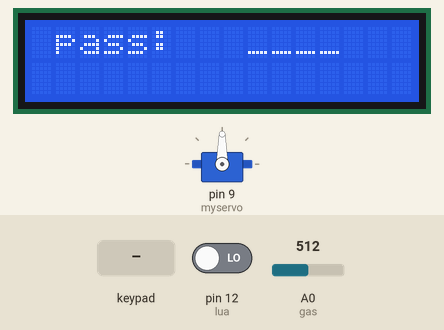
Simulated run of this sketch. Board: Arduino Uno, built with avr-gcc and run on an emulated ATmega328P. Parts: 16×2 character LCD, servo. The inputs (shaded band) are chosen by the test bench; at power-on: pin 12 (lua) LOW, A0 (gas) = 512. The modem accepts every AT command (registered, SIM ready, sends succeed) and sends nothing else; what the sketch prints to the serial monitor is not drawn.

Above: at 6.3 s.
6.4 s: keypad keys 1 2 3 4 pressed 0.4 s apart
At 8.4 s:
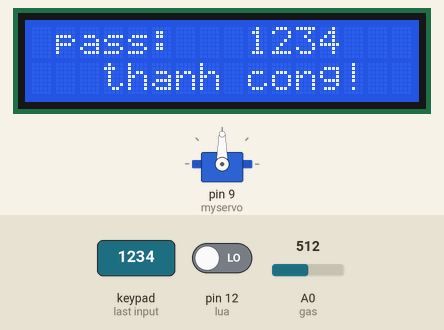
At 9.8 s:
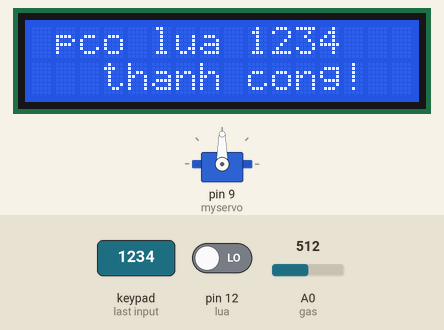
Timing chart, 0 to 31.2 s (numbered marks = the images above; inputs shaded):
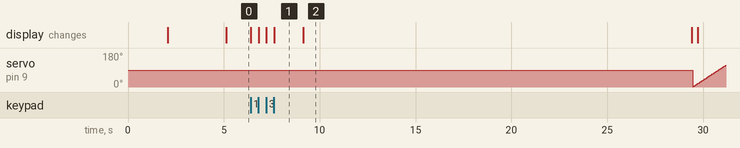

The sketch:

Sim800l.ino
```cpp
#include <SoftwareSerial.h>
SoftwareSerial SI800L(10, 11);//Rx-11, Tx-10
int gas = A0;
String number1 = "0819990184";// nhap sdt vào đây
int value = 0;
int lua =12;
int nt = 1; //Cho nhắn cảnh báo 1 nhắn tin 1 lần

//Servo
#include <Servo.h>
Servo myservo;
int pos = 0;

//gas
int phantram;
#include <Wire.h>
#include <LiquidCrystal_I2C.h>
LiquidCrystal_I2C lcd(0X27,16,2); //SCL A5 SDA A4


// //Điều khiển
char incomingByte;
String inputString;

//Ma trận phím 3x4
char password[5];
char open[]="1234";
int i = 0;
int on = 0;
int dem =0;
int demsolannhap = 0;

#include "Keypad.h"
const byte ROWS = 4; // số hàng bàn phím
const byte COLS = 3; // số cột bàn phím
char keys[ROWS][COLS] = {
{'1','2','3'},
{'4','5','6'},
{'7','8','9'},
{'*','0','#'}
};
byte rowPins[ROWS] = {8, 7, 6, 5}; // thứ tự các chân "hàng" được nối vào arduino R1 = D8, R2 = D7, R3 = D6, R4 = D5
byte colPins[COLS] = {4, 3, 2}; // thứ tự các chân "cột" được nối vào arduino C1 = D4, C2 = D3, C3 = D2
Keypad keypad = Keypad(makeKeymap(keys), rowPins, colPins, ROWS, COLS);

void setup()
{

Serial.begin(9600);
SI800L.begin(9600);//19200
delay(2000);

//LCD
 lcd.init();
 lcd.backlight();

pinMode(lua, INPUT);
pinMode(gas, INPUT);

      SI800L.print("AT+CLIP=1\r"); // test
      delay(1000);
      SI800L.println("AT");

//Servo
myservo.attach(9);

//Điều khiển
SI800L.println("AT+CMGF=1");  //Lệnh đưa SMS về chế độ Text
delay(1000);
SI800L.println("AT+CNMI=1,2,0,0,0");  // Chỉ định cách xử lý tin nhắn SMS mới đến
delay(1000);

}

//Điều khiển mở cửa
void conServo(){
for(pos = 0; pos < 180; pos += 1){
        myservo.write(pos);
        delay(15);
    }

}

//Điều khiển khóa cửa
void conServoClose(){
for(pos = 180; pos > 0; pos --){
        myservo.write(pos);
        delay(15);
    }

}

//Hàm ma kiểm tra mật khẩu
void pass()
{
while(demsolannhap < 3 ){

 char key = keypad.getKey();

  lcd .setCursor(1,0);
  lcd.print("pass: ");
  lcd.setCursor(9, 0);
  lcd.print(password);

  //Nếu nhận tín hiệu từ bàn phím thì thực hiện
  if(key)
  {
    lcd.setCursor(9, 0);
    password[i] = key;
    i++;
    on++;
    lcd.print(password);
  }
  //Nếu đã nhập đủ 4 ký tự thì so sánh
  if(on == 4)
  {
    if(!strcmp(password, open))
    {
      lcd.setCursor(3,1);
      lcd.print("thanh cong!");
      delay(1500);
      demsolannhap = 3;
    }
    if(strcmp(password, open))
    {
      lcd.setCursor(3,1);
      lcd.print("nhap lai");
      delay(1500);
      on = 0;
      i=0;
      demsolannhap ++;
      lcd.clear();
      char password1 = new char[5];
      password[0]= '_';
      password[1]= '_';
      password[2]= '_';
      password[3]= '_';
      if(demsolannhap == 3)
      {
        call();
        for (int i = 1;i<=15;i = i + 1)
        {  //đếm 25s, trong khi 25s này nó vừa đủ gọi, hết 25s nó sẽ thực hiện bước tt là cúp máy
          Serial.println(i);
          delay(1000);
        }
        SI800L.println("ATH");  // thực hiện lệnh cúp máy
        Serial.println("cup may chuyen sang gui tin nhan");
        message("Nhap ma pin sai!");
        delay(2000);
        Serial.println("da gui tin nhan");
      }
    }

  }
  }
}

//Hàm gọi điện

void call()
{
  //cú pháp gọi: ATD 0819990184 ;\r\n
  SI800L.print (F("ATD"));
  SI800L.print (number1);
  SI800L.print (F(";\r\n"));

}

//Hàm gửi tin nhắn
void message(String m)
{
    // cách gửi tin nhắn B1: AT+CMGF=1   >>> OK
    /////////////////////B2: AT+CMGS="0819990184"  >>> TRA VE >   >>> NHAP TIN NHAN >>> CTRL + Z de gui

  SI800L.println("AT+CMGS=\"" + number1 + "\"\r");
  delay(1000);
  String SMS = m;
  SI800L.println(SMS);
  delay(100);
  SI800L.println((char)26);// ASCII code of CTRL+Z
  delay(1000);

  }

////////////////////////////////////////////////////////
////////////////////////////////////////////////////////

void loop()
{
  //ma trận 3x4, mã pin
  password[0]= '_';
  password[1]= '_';
  password[2]= '_';
  password[3]= '_';

  pass();

//cảm biến lửa-> nếu đầu vào digital bằng 1 thì thực thi

  Serial.read();
  if((digitalRead(lua))==0)
    {
      Serial.println("Dang goi");
      lcd.setCursor(2, 0);
      lcd.print("co lua");
      lcd.setCursor(0, 1);
      delay(100);
      call();
      for (int i = 1;i<=15;i = i + 1)
      {  //đếm 15s, trong khi 15s này nó vừa đủ gọi, hết 15s nó sẽ thực hiện bước tt là cúp máy
        Serial.println(i);
        delay(1000);
      }

      SI800L.println("ATH");  // thực hiện lệnh cúp máy
      Serial.println("cup may chuyen sang gui tin nhan");
      message("co lua");
      delay(2000);
      Serial.println("da gui tin nhan");
   }


int dk = 1;
while(dk == 1){
//Điều khiển Servo
  if(SI800L.available()){
      inputString = "";

      // Serial Buffer
      while(SI800L.available()){
        incomingByte = SI800L.read();
        inputString += incomingByte;
        }

      delay(10);

      Serial.println(inputString);
      inputString.toUpperCase(); // Uppercase the Received Message

      if (inputString.indexOf("MOCUA") > -1){
          conServo();
          }else if (inputString.indexOf("KHOACUA") > -1){
          conServoClose();
          }


        delay(1000);

        inputString = "";
  }
  dk=0;
}
//Cảm biến gas
  value = analogRead(gas);

  //Đo nồng độ và chuyển về phân trăm
  float nongdo = analogRead(A0);

  // Serial.println(nongdo);
  phantram = map(nongdo,0,1023,0,100);


    lcd.setCursor(2, 0);
    lcd.print("An toan");
    lcd.setCursor(3,1);
    lcd.print(phantram);
    lcd.setCursor(5,1);
    lcd.print("% ");
    delay(1);

    if(phantram>30)
    {
      lcd.clear();
      lcd.setCursor(2, 0);
      lcd.print("khong an toan");
      nongdo = analogRead(A0);
      phantram = map(nongdo,0,1023,0,100);
      lcd.setCursor(3,1);
      lcd.print(phantram);
      lcd.setCursor(5,1);
      lcd.print("% ");
      delay(1);

      while(phantram > 30 && dem < 3){
      if(dem<1){
        conServo();
      }

      lcd.clear();
      lcd.setCursor(2, 0);
      lcd.print("khong an toan");
      lcd.setCursor(3,1);
      lcd.print(phantram);
      lcd.setCursor(5,1);
      lcd.print("% ");
      call();
      for (int i = 1;i<=15;i = i + 1)
      {  //đếm 15s, trong khi 15s này nó vừa đủ gọi, hết 15s nó sẽ thực hiện bước tt là cúp máy
        Serial.println(i);
        delay(1000);
      }

      SI800L.println("ATH");  // thực hiện lệnh cúp máy
      if(dem <1){
        Serial.println("cup may chuyen sang gui tin nhan");

         message("Khi gas o muc khong an toan");
      delay(2000);
      Serial.println("da gui tin nhan");
      }


      lcd.clear();

      nongdo = analogRead(A0);
      phantram = map(nongdo,0,1023,0,100);
      dem +=1;

  }
}else if(phantram < 15){
    lcd.clear();
    lcd.setCursor(2, 0);
    lcd.print("An toan");
    lcd.setCursor(3,1);
    lcd.print(phantram);
    lcd.setCursor(5,1);
    lcd.print("% ");
    delay(2000);
  }else if(phantram >= 15 && phantram <30){
    lcd.clear();
    lcd.setCursor(2, 0);
    lcd.print("Canh bao 1!");
    lcd.setCursor(3,1);
    lcd.print(phantram);
    lcd.setCursor(5,1);
    lcd.print("% ");
    delay(2000);
    if(nt==1){
    message("Khi gas o muc canh bao 1!");
    nt = 0;
    }

  }

  lcd.clear();
}
```

Measured:
- after the input at 6.4 s, the display: first changes at once (image 1 shows a later state)
- what the display in image 1 shows lasts 1.5 s, from 7.6 s to 9.1 s
